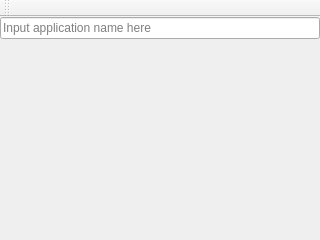
<?xml version="1.0" encoding="UTF-8"?>
<ui version="4.0">
 <class>AppLauncher</class>
 <widget class="QMainWindow" name="AppLauncher">
  <property name="geometry">
   <rect>
    <x>0</x>
    <y>0</y>
    <width>320</width>
    <height>240</height>
   </rect>
  </property>
  <widget class="QWidget" name="centralwidget">
   <layout class="QVBoxLayout" name="verticalLayout">
    <property name="leftMargin">
     <number>0</number>
    </property>
    <property name="topMargin">
     <number>0</number>
    </property>
    <property name="rightMargin">
     <number>0</number>
    </property>
    <property name="bottomMargin">
     <number>0</number>
    </property>
    <item>
     <widget class="QLineEdit" name="lineEdit">
      <property name="placeholderText">
       <string>Input application name here</string>
      </property>
     </widget>
    </item>
    <item>
     <widget class="QStackedWidget" name="stackedWidget"/>
    </item>
   </layout>
  </widget>
  <widget class="QToolBar" name="toolBar">
   <property name="windowTitle">
    <string>toolBar</string>
   </property>
   <attribute name="toolBarArea">
    <enum>TopToolBarArea</enum>
   </attribute>
   <attribute name="toolBarBreak">
    <bool>false</bool>
   </attribute>
  </widget>
 </widget>
 <resources/>
 <connections/>
</ui>
